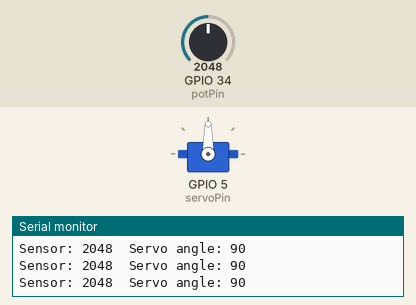
This sketch was run on a simulated ESP32. On the bench: servo, the last lines printed to the serial monitor. Inputs (shaded band) come from the test bench; at power-on: GPIO 34 (potPin) = 2048.

Above: at 1.2 s.
1.3 s: GPIO 34 (potPin) set to 2866
At 2.2 s:
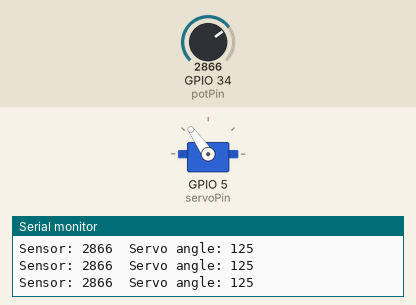
2.8 s: GPIO 34 (potPin) set to 3603
At 3.7 s:
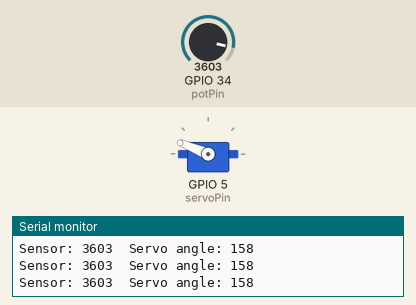
4.3 s: GPIO 34 (potPin) set to 4095
At 5.2 s:
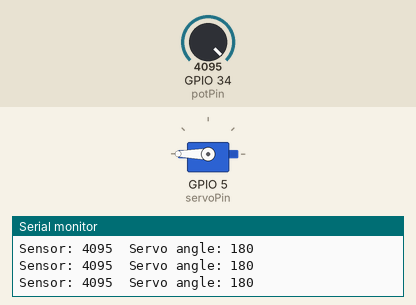
5.8 s: GPIO 34 (potPin) set to 1228
At 6.7 s:
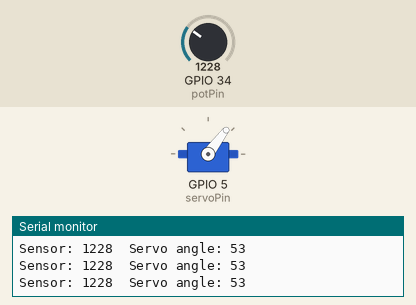
7.3 s: GPIO 34 (potPin) set to 491
At 8.2 s:
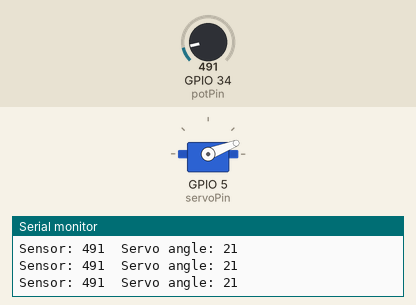
8.8 s: GPIO 34 (potPin) set to 0
At 10.2 s:
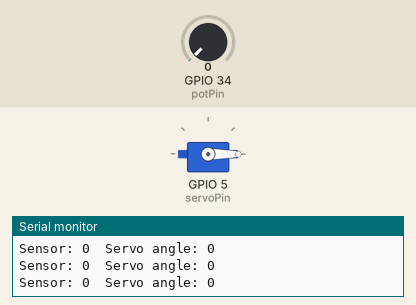
Timing chart, 0 to 11.3 s (numbered marks = the images above; inputs shaded):
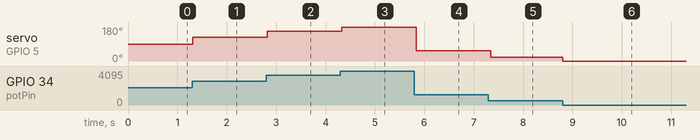

The sketch:

first_stepss.ino
```cpp
#include <Arduino.h>
#include <ESP32Servo.h>

Servo myservo;

const int potPin = 34;
const int servoPin = 5;

int sensorValue = 0;
int angle = 0;

void setup() {
  Serial.begin(115200);
  myservo.attach(servoPin);
}

void loop() {
  sensorValue = analogRead(potPin);


  angle = map(sensorValue, 0, 4095, 0, 180);

  myservo.write(angle);

  Serial.print("Sensor: ");
  Serial.print(sensorValue);
  Serial.print("  Servo angle: ");
  Serial.println(angle);

  delay(50);
}
```

Measured:
- after the input at 1.3 s, servo on GPIO 5 (servoPin): 90° → 125° at once
- after the input at 2.8 s, servo on GPIO 5 (servoPin): 125° → 158° at once
- after the input at 4.3 s, servo on GPIO 5 (servoPin): 158° → 180° at once
- after the input at 5.8 s, servo on GPIO 5 (servoPin): 180° → 53° at once
- after the input at 7.3 s, servo on GPIO 5 (servoPin): 53° → 21° after 0.05 s
- after the input at 8.8 s, servo on GPIO 5 (servoPin): 21° → 0° at once
